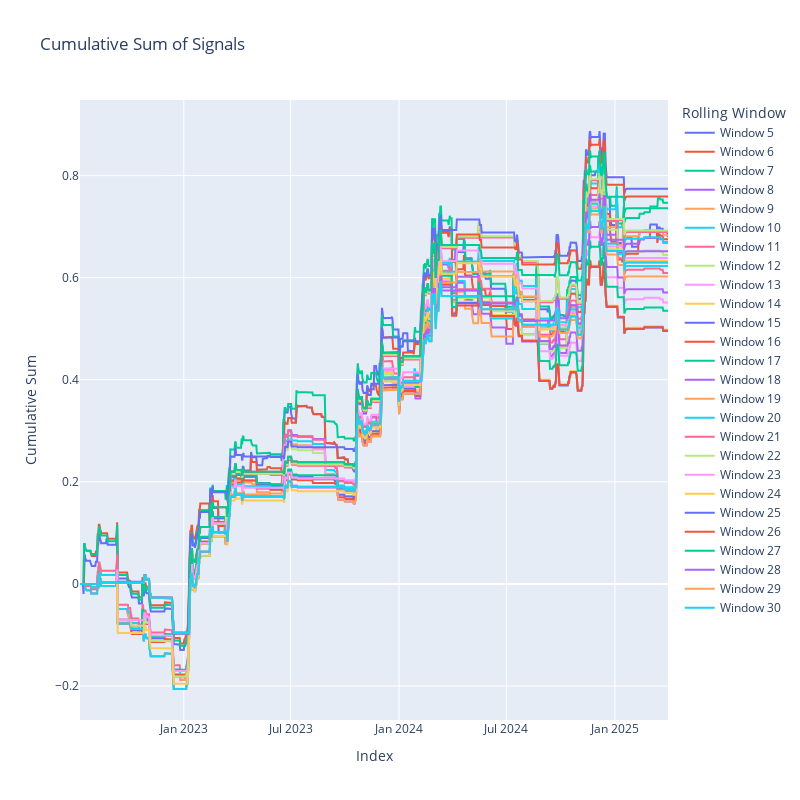

Source (notebook cell):
### Code cell
fig = go.Figure()

# Loop through window sizes
for win in range(5, 31, 1):
    df['max'] = df['Close'].rolling(win).max()
    df['signal'] = (df['Close'] == df['max']).astype(int)
    df['sums'] = (df['signal'] * df['target']).cumsum()
    
    # Add trace for each window size
    fig.add_trace(go.Scatter(y=df['sums'], mode='lines', name=f'Window {win}', x=df.index))

# Update layout
fig.update_layout(
    title='Cumulative Sum of Signals',
    xaxis_title='Index',
    yaxis_title='Cumulative Sum',
    legend_title='Rolling Window',
    height=800,
    width=800

)

# Show the figure
fig.show()

### Figure 1 — Plotly figure (JSON) as saved in the notebook; plotly's stock layout.template omitted (floating-point values rounded to 4 significant figures; data arrays with more than 128 entries replaced by an {"elided": "..."} marker saying what was removed)
{"data": [{"mode": "lines", "name": "Window 5", "type": "scatter", "x": {"elided": "998 str values"}, "y": {"elided": "998 float values"}}, {"mode": "lines", "name": "Window 6", "type": "scatter", "x": {"elided": "998 str values"}, "y": {"elided": "998 float values"}}, {"mode": "lines", "name": "Window 7", "type": "scatter", "x": {"elided": "998 str values"}, "y": {"elided": "998 float values"}}, {"mode": "lines", "name": "Window 8", "type": "scatter", "x": {"elided": "998 str values"}, "y": {"elided": "998 float values"}}, {"mode": "lines", "name": "Window 9", "type": "scatter", "x": {"elided": "998 str values"}, "y": {"elided": "998 float values"}}, {"mode": "lines", "name": "Window 10", "type": "scatter", "x": {"elided": "998 str values"}, "y": {"elided": "998 float values"}}, {"mode": "lines", "name": "Window 11", "type": "scatter", "x": {"elided": "998 str values"}, "y": {"elided": "998 float values"}}, {"mode": "lines", "name": "Window 12", "type": "scatter", "x": {"elided": "998 str values"}, "y": {"elided": "998 float values"}}, {"mode": "lines", "name": "Window 13", "type": "scatter", "x": {"elided": "998 str values"}, "y": {"elided": "998 float values"}}, {"mode": "lines", "name": "Window 14", "type": "scatter", "x": {"elided": "998 str values"}, "y": {"elided": "998 float values"}}, {"mode": "lines", "name": "Window 15", "type": "scatter", "x": {"elided": "998 str values"}, "y": {"elided": "998 float values"}}, {"mode": "lines", "name": "Window 16", "type": "scatter", "x": {"elided": "998 str values"}, "y": {"elided": "998 float values"}}, {"mode": "lines", "name": "Window 17", "type": "scatter", "x": {"elided": "998 str values"}, "y": {"elided": "998 float values"}}, {"mode": "lines", "name": "Window 18", "type": "scatter", "x": {"elided": "998 str values"}, "y": {"elided": "998 float values"}}, {"mode": "lines", "name": "Window 19", "type": "scatter", "x": {"elided": "998 str values"}, "y": {"elided": "998 float values"}}, {"mode": "lines", "name": "Window 20", "type": "scatter", "x": {"elided": "998 str values"}, "y": {"elided": "998 float values"}}, {"mode": "lines", "name": "Window 21", "type": "scatter", "x": {"elided": "998 str values"}, "y": {"elided": "998 float values"}}, {"mode": "lines", "name": "Window 22", "type": "scatter", "x": {"elided": "998 str values"}, "y": {"elided": "998 float values"}}, {"mode": "lines", "name": "Window 23", "type": "scatter", "x": {"elided": "998 str values"}, "y": {"elided": "998 float values"}}, {"mode": "lines", "name": "Window 24", "type": "scatter", "x": {"elided": "998 str values"}, "y": {"elided": "998 float values"}}, {"mode": "lines", "name": "Window 25", "type": "scatter", "x": {"elided": "998 str values"}, "y": {"elided": "998 float values"}}, {"mode": "lines", "name": "Window 26", "type": "scatter", "x": {"elided": "998 str values"}, "y": {"elided": "998 float values"}}, {"mode": "lines", "name": "Window 27", "type": "scatter", "x": {"elided": "998 str values"}, "y": {"elided": "998 float values"}}, {"mode": "lines", "name": "Window 28", "type": "scatter", "x": {"elided": "998 str values"}, "y": {"elided": "998 float values"}}, {"mode": "lines", "name": "Window 29", "type": "scatter", "x": {"elided": "998 str values"}, "y": {"elided": "998 float values"}}, {"mode": "lines", "name": "Window 30", "type": "scatter", "x": {"elided": "998 str values"}, "y": {"elided": "998 float values"}}], "layout": {"height": 800, "legend": {"title": {"text": "Rolling Window"}}, "title": {"text": "Cumulative Sum of Signals"}, "width": 800, "xaxis": {"title": {"text": "Index"}}, "yaxis": {"title": {"text": "Cumulative Sum"}}}}
